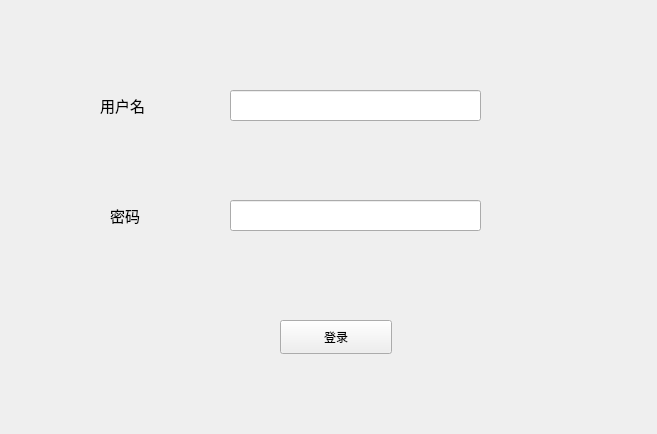
<?xml version="1.0" encoding="UTF-8"?>
<ui version="4.0">
 <class>Login</class>
 <widget class="QWidget" name="Login">
  <property name="geometry">
   <rect>
    <x>0</x>
    <y>0</y>
    <width>657</width>
    <height>434</height>
   </rect>
  </property>
  <property name="windowTitle">
   <string>Login</string>
  </property>
  <widget class="QPushButton" name="pushButton">
   <property name="geometry">
    <rect>
     <x>280</x>
     <y>320</y>
     <width>112</width>
     <height>34</height>
    </rect>
   </property>
   <property name="text">
    <string>登录</string>
   </property>
  </widget>
  <widget class="QLabel" name="label">
   <property name="geometry">
    <rect>
     <x>100</x>
     <y>90</y>
     <width>81</width>
     <height>31</height>
    </rect>
   </property>
   <property name="text">
    <string>&lt;html&gt;&lt;head/&gt;&lt;body&gt;&lt;p&gt;&lt;span style=&quot; font-size:11pt;&quot;&gt;用户名&lt;/span&gt;&lt;/p&gt;&lt;/body&gt;&lt;/html&gt;</string>
   </property>
  </widget>
  <widget class="QLabel" name="label_2">
   <property name="geometry">
    <rect>
     <x>110</x>
     <y>200</y>
     <width>81</width>
     <height>31</height>
    </rect>
   </property>
   <property name="text">
    <string>&lt;html&gt;&lt;head/&gt;&lt;body&gt;&lt;p&gt;&lt;span style=&quot; font-size:11pt;&quot;&gt;密码&lt;/span&gt;&lt;/p&gt;&lt;/body&gt;&lt;/html&gt;</string>
   </property>
  </widget>
  <widget class="QLineEdit" name="lineEdit">
   <property name="geometry">
    <rect>
     <x>230</x>
     <y>90</y>
     <width>251</width>
     <height>31</height>
    </rect>
   </property>
  </widget>
  <widget class="QLineEdit" name="lineEdit_2">
   <property name="geometry">
    <rect>
     <x>230</x>
     <y>200</y>
     <width>251</width>
     <height>31</height>
    </rect>
   </property>
  </widget>
 </widget>
 <layoutdefault spacing="6" margin="11"/>
 <resources/>
 <connections/>
</ui>
